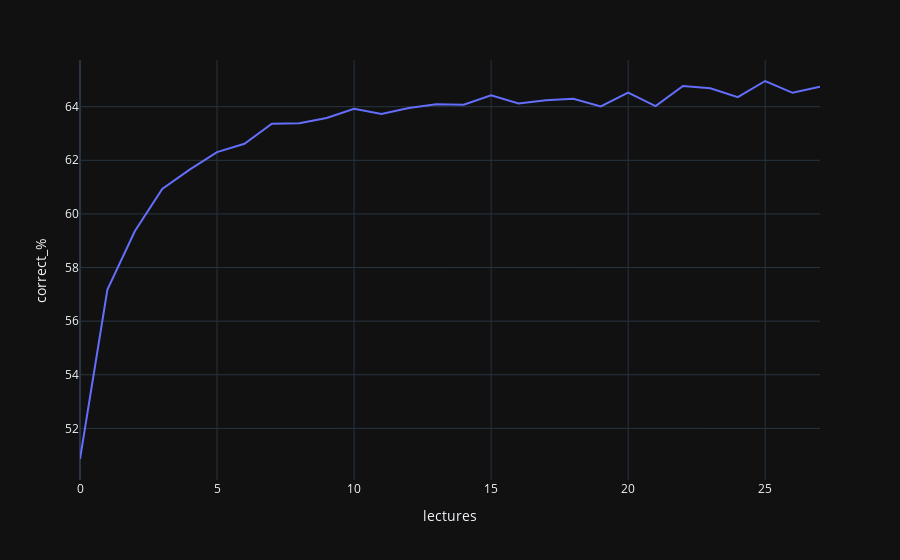

Notebook cell for this chart:
### Markdown cell above
Видим, что на вопросы с темой=5 получено 61% правильных ответов, а на вопросы с темой=1 более 74%

### Code cell
# группируем данные по пользователям
result = (train_q.group_by('user_id')
    # посчитаем необходимые аггрегаты
.agg(
    # количество строк
    pl.col('row_id').count().alias('rows'),
    # количество лекций
    (pl.col('content_type_id') == 1).sum().alias('lectures'),
    # количество вопросов
    (pl.col('content_type_id') == 0).sum().alias('questions'),
    # количество правильных ответов
    (pl.col('answered_correctly') == 1).sum().alias('correct'),
).filter(
    # уберем из выборки результаты с малым количеством строк
    (pl.col('rows') > pl.col('rows').quantile(0.1)) &
    # Отсечем выбросы с количеством лекций
    (pl.col('lectures') < pl.col('lectures').quantile(0.95))
# отбираем колонки для дальнейшего анализа
).select(
    # количество лекций
    pl.col('lectures'),
    # считаем процент правильных ответов
    (pl.col('correct') / pl.col('questions') * 100).alias('correct_%')
).group_by(
    # группируем по количеству лекций
    pl.col('lectures')
).agg(
    # аггрегируем среднее по правильным ответам
    pl.col('correct_%').mean()
).sort('lectures')
          .collect(streaming=True))
# строим график
px.line(result, x='lectures', y='correct_%')

### Figure 1 — Plotly figure (JSON) as saved in the notebook; plotly's stock layout.template omitted (floating-point values rounded to 4 significant figures)
{"data": [{"hovertemplate": "lectures=%{x}<br>correct_%=%{y}<extra></extra>", "legendgroup": "", "line": {"color": "#636efa", "dash": "solid"}, "marker": {"symbol": "circle"}, "mode": "lines", "name": "", "orientation": "v", "showlegend": false, "x": [0, 1, 2, 3, 4, 5, 6, 7, 8, 9, 10, 11, 12, 13, 14, 15, 16, 17, 18, 19, 20, 21, 22, 23, 24, 25, 26, 27], "xaxis": "x", "y": [50.86, 57.18, 59.35, 60.93, 61.65, 62.3, 62.61, 63.36, 63.38, 63.58, 63.92, 63.73, 63.95, 64.09, 64.07, 64.42, 64.12, 64.24, 64.29, 64.01, 64.53, 64.02, 64.77, 64.69, 64.35, 64.96, 64.52, 64.75], "yaxis": "y", "type": "scatter"}], "layout": {"xaxis": {"anchor": "y", "domain": [0, 1], "title": {"text": "lectures"}}, "yaxis": {"anchor": "x", "domain": [0, 1], "title": {"text": "correct_%"}}, "legend": {"tracegroupgap": 0}, "margin": {"t": 60}}}
